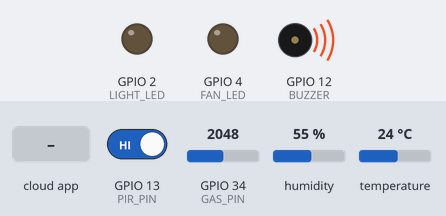
Simulated run of this sketch. Board: ESP32. Parts: output pins drawn as LEDs (lit = HIGH), buzzer (waves = sounding, pin HIGH). The test bench sets the inputs (shaded band); at power-on: GPIO 34 (GAS_PIN) = 2048, GPIO 13 (PIR_PIN) HIGH, humidity 55 %, temperature 24 °C. WiFi joins after 1.5 s; servers stay silent unless stated; the Firebase database answers and starts empty; what the sketch prints to the serial monitor is not drawn.

Above: at 2.7 s.
2.8 s: the phone or cloud app sets Light to 1
At 5.8 s:
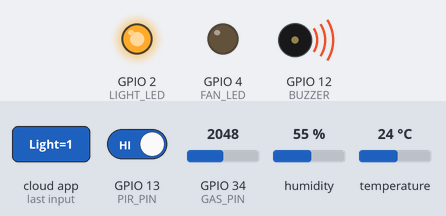
6.8 s: GPIO 34 (GAS_PIN) set to 1953
At 9.7 s:
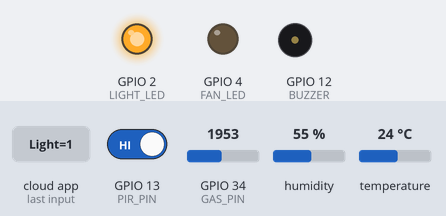
10.0 s: the phone or cloud app sets Fan to 1
At 12.7 s:
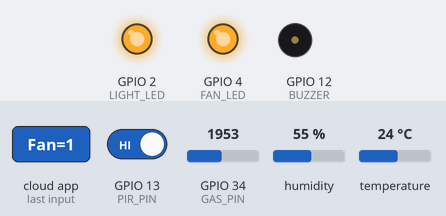
13.0 s: the phone or cloud app sets Light to 0
At 15.2 s:
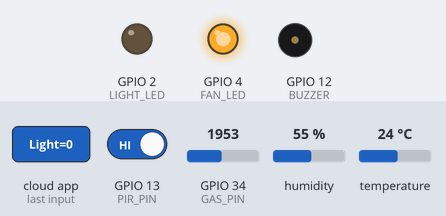
15.9 s: GPIO 34 (GAS_PIN) set to 2040
At 18.8 s:
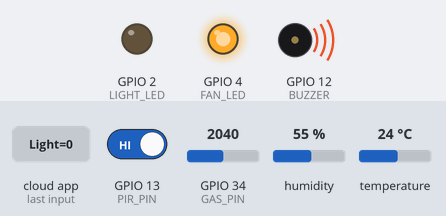
19.1 s: the phone or cloud app sets Light to 1
At 21.5 s:
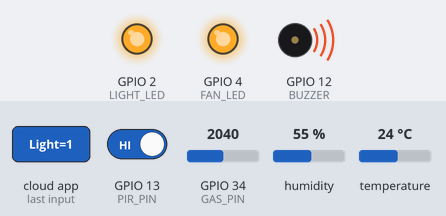
Timing chart, 0 to 23.0 s (numbered marks = the images above; inputs shaded):
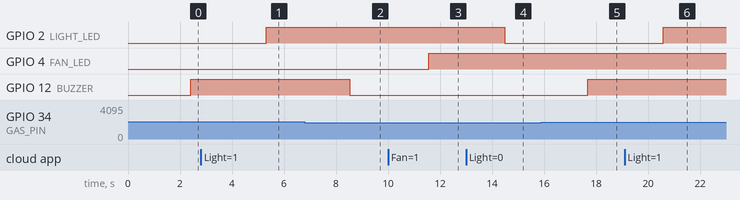

Measured:
- the behaviour switches between 2001 and 2000 on GPIO 34 (GAS_PIN) (found by bisection; images 1 and 2)
- after the input at 2.8 s, GPIO 2 (LIGHT_LED): LOW → HIGH after 2.5 s
- after the input at 6.8 s, GPIO 12 (BUZZER): HIGH → LOW after 1.7 s
- after the input at 10.0 s, GPIO 4 (FAN_LED): LOW → HIGH after 1.6 s
- after the input at 13.0 s, GPIO 2 (LIGHT_LED): HIGH → LOW after 1.5 s
- after the input at 15.9 s, GPIO 12 (BUZZER): LOW → HIGH after 1.8 s
- after the input at 19.1 s, GPIO 2 (LIGHT_LED): LOW → HIGH after 1.5 s

The sketch:

main.ino
```cpp
#include <WiFi.h>
#include <FirebaseESP32.h>
#include <DHT.h>
#include "ThingSpeak.h"

// 1. Network & Cloud Credentials
// Replace the following strings with your own credentials
#define WIFI_SSID "YOUR_WIFI_SSID"
#define WIFI_PASSWORD "YOUR_WIFI_PASSWORD"
#define FIREBASE_HOST "YOUR_FIREBASE_PROJECT_ID.firebaseio.com"
#define FIREBASE_AUTH "YOUR_FIREBASE_DATABASE_SECRET"
#define TS_CHANNEL_ID 000000 // Replace with your Channel ID
#define TS_API_KEY "YOUR_THINGSPEAK_WRITE_API_KEY"

// 2. Pin Definitions
#define DHTPIN 15
#define DHTTYPE DHT22
#define PIR_PIN 13
#define GAS_PIN 34
#define LIGHT_LED 2
#define FAN_LED 4
#define BUZZER 12

DHT dht(DHTPIN, DHTTYPE);
FirebaseData firebaseData;
FirebaseAuth auth;
FirebaseConfig config;
WiFiClient client;

unsigned long lastTime = 0;
unsigned long timerDelay = 20000; // ThingSpeak update interval (20 secs)

void setup() {
  Serial.begin(115200);

  pinMode(PIR_PIN, INPUT);
  pinMode(GAS_PIN, INPUT);
  pinMode(LIGHT_LED, OUTPUT);
  pinMode(FAN_LED, OUTPUT);
  pinMode(BUZZER, OUTPUT);

  dht.begin();

  // Connect to WiFi
  WiFi.begin(WIFI_SSID, WIFI_PASSWORD);
  Serial.print("Connecting to WiFi");
  while (WiFi.status() != WL_CONNECTED) {
    delay(500);
    Serial.print(".");
  }
  Serial.println("\nConnected!");

  // Initialize Firebase
  config.host = FIREBASE_HOST;
  config.signer.tokens.legacy_token = FIREBASE_AUTH;
  Firebase.begin(&config, &auth);
  Firebase.reconnectWiFi(true);

  // Initialize ThingSpeak
  ThingSpeak.begin(client);
}

void loop() {
  // A. Read Sensor Values
  float h = dht.readHumidity();
  float t = dht.readTemperature();
  int motion = digitalRead(PIR_PIN);
  int gasValue = analogRead(GAS_PIN);

  if (isnan(h) || isnan(t)) {
    Serial.println("Failed to read from DHT sensor!");
    return;
  }

  // B. Send Real-time Data to Firebase
  Firebase.setFloat(firebaseData, "/Home/Temperature", t);
  Firebase.setFloat(firebaseData, "/Home/Humidity", h);
  Firebase.setInt(firebaseData, "/Home/Motion", motion);
  Firebase.setInt(firebaseData, "/Home/GasLevel", gasValue);

  // C. Remote Control Logic (Corrected access using firebaseData object)
  if (Firebase.getInt(firebaseData, "/Home/Control/Light")) {
    digitalWrite(LIGHT_LED, firebaseData.intData() == 1 ? HIGH : LOW);
  }

  if (Firebase.getInt(firebaseData, "/Home/Control/Fan")) {
    digitalWrite(FAN_LED, firebaseData.intData() == 1 ? HIGH : LOW);
  }

  // D. Automation Scenarios
  if (gasValue > 2000) { // Safety Scenario
    digitalWrite(BUZZER, HIGH);
    Firebase.setString(firebaseData, "/Home/Alert", "Gas Leak Detected!");
  } else {
    digitalWrite(BUZZER, LOW);
    Firebase.setString(firebaseData, "/Home/Alert", "Normal");
  }

  // E. Send Periodic Analytics to ThingSpeak
  if ((millis() - lastTime) > timerDelay) {
    ThingSpeak.setField(1, t);
    ThingSpeak.setField(2, h);
    ThingSpeak.setField(3, motion);

    int x = ThingSpeak.writeFields(TS_CHANNEL_ID, TS_API_KEY);
    if(x == 200){
      Serial.println("ThingSpeak Update Successful.");
    }
    lastTime = millis();
  }

  // Serial Monitor Output
  Serial.print("Temp: "); Serial.print(t);
  Serial.print("°C | Gas: "); Serial.println(gasValue);

  delay(2000);
}
```
